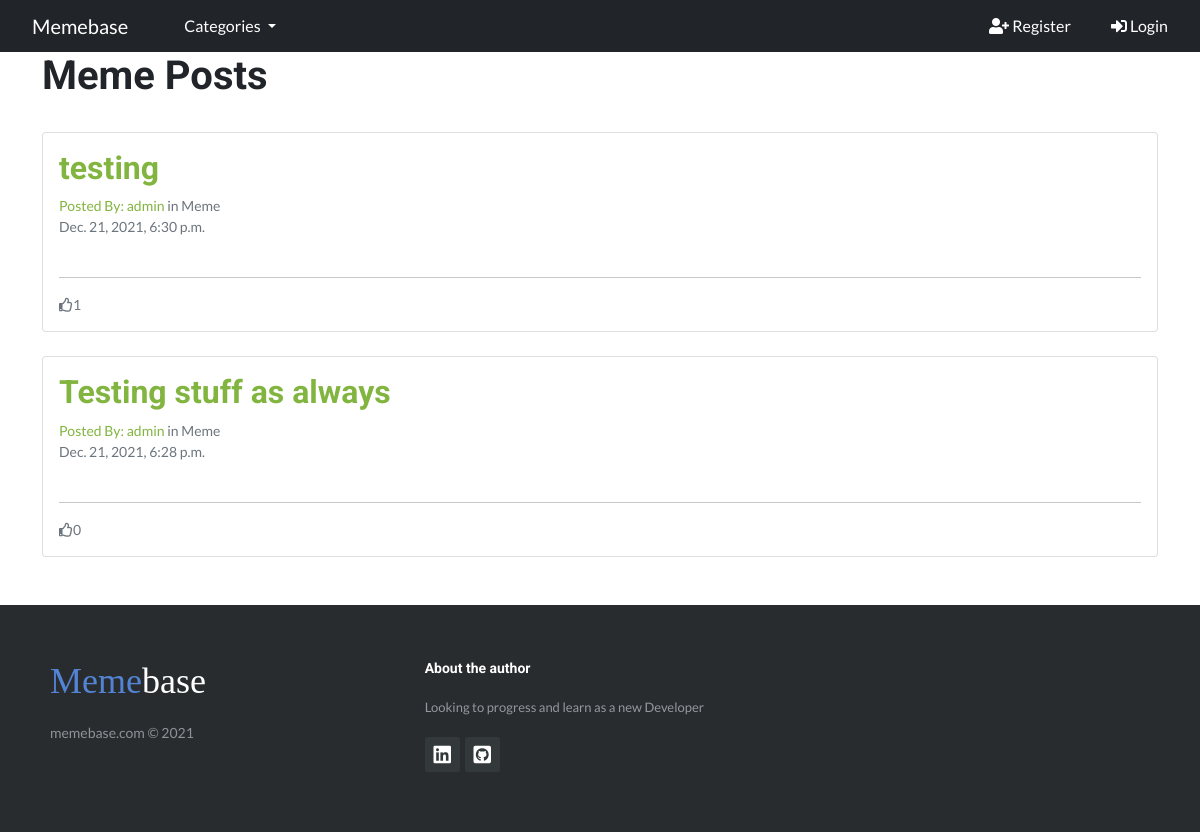
/category/Meme/, run on the app's committed database.
### memeblog/models.py (models this page shows, shortened)
class Post(models.Model):
    title = models.CharField(max_length=200, unique=True)
    category = models.CharField(max_length=200)
    author = models.ForeignKey(User, on_delete=models.CASCADE, related_name="blog_posts")
    posted_on = models.DateTimeField(auto_now=True)
    content_image = CloudinaryField('image')
    likes = models.ManyToManyField(User, related_name='post_likes', blank=True)
    class Meta:
        ordering = ['-posted_on']

### memeblog/views.py (the view)
# urls.py: path('category/<category>/', CategoryView.as_view(), name='category'),
class CategoryView(ListView):
    template_name = 'category_page.html'
    context_object_name = 'catlist'
    def get_queryset(self):
        content = {
            'cat': self.kwargs['category'],
            'posts': Post.objects.filter(category=self.kwargs['category'])
        }
        return content

### memeblog/views.py (called while the page is built)
def category_list(request):
    category_list = Category.objects.all()
    context = {
        'category_list': category_list
    }
    return context

### templates/category_page.html (shortened to what this page needs)
{% extends "base.html" %}
{% block content %}
{% if catlist.posts %}
    <div class="container">
        <div class="row">
            <h1>{{ catlist.cat|title }} Posts</h1>
            <div class="col-lg-12 mb-4 mt-4">
                {% for post in catlist.posts %}
                    <div class="card mb-4">
                        <a href="{% url 'post_detail' post.pk %}">
                            <div class="card-body">
                                <h2 class="card-title">{{ post.title }}</h2>
                                <div class="small text-muted">Posted By: <a href="{% url 'profile_page' post.author.userprofile.id %}">{{ post.author }}</a> in {{ post.category }}
                                </div>
                                <div class="small text-muted">{{ post.posted_on }}</div>
                                <hr>
                                <div class="small text-muted"><i class="far fa-thumbs-up"></i>{{ post.likes.count }}</div>
                            </div>
                        </a>
                    </div>
                {% endfor %}
            </div>
        </div>
    </div>
{% else %}
<div class="container">
    <div class="row">
        <h2>Sorry this page does not exsist</h2>
    </div>
</div>
{% endif %}
{% endblock %}

### static/css/style.css (style rules this page uses)
body { font-family: Lato, sans-serif; font-weight: 400; }
.h1, .h2, .h3, .h4, .h5, .h6, h1, h2, h3, h4, h5, h6 { font-family: Roboto, sans-serif; font-weight: bold; }
a { color: #82b440; text-decoration: none; }

### data on the page
Post: title "testing", author "admin", category "Meme", posted_on "Dec. 21, 2021, 6:30 p.m.", likes.count "1"
Post: title "Testing stuff as always", author "admin", category "Meme", posted_on "Dec. 21, 2021, 6:28 p.m.", likes.count "0"

### other printed values
{{ catlist.cat|title }} "Meme"
